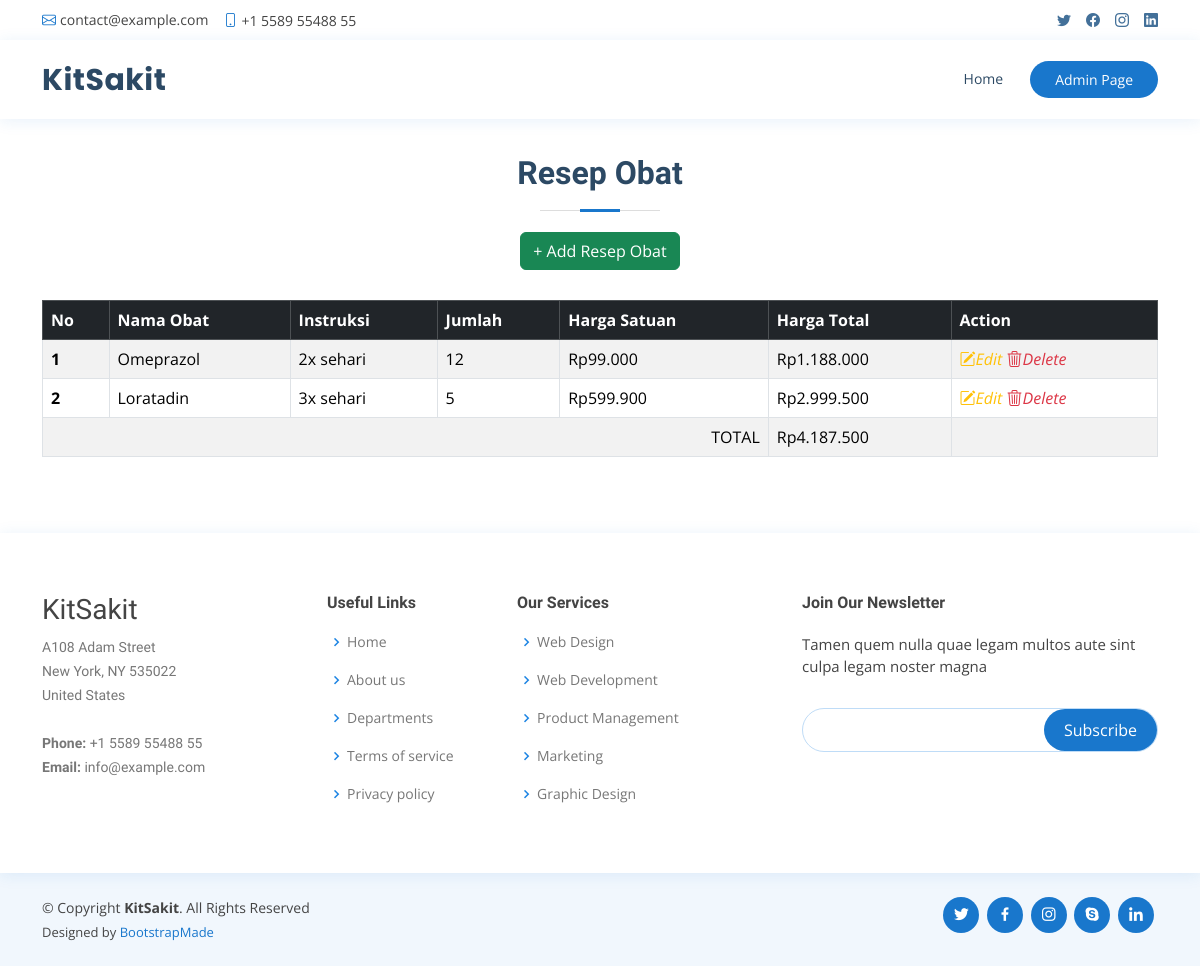
Page /resep_obat.php?id=5 on the committed database.
### tables this page shows
CREATE TABLE `resep_obat`  (
  `id_resep_obat` int NOT NULL AUTO_INCREMENT,
  `jumlah` int NOT NULL,
  `instruksi` varchar(225) NOT NULL,
  `id_rekam_medis` int NOT NULL,
  `id_obat` int NOT NULL,
  PRIMARY KEY (`id_resep_obat`) USING BTREE,
  INDEX `id_rekam_medis`(`id_rekam_medis` ASC) USING BTREE,
  INDEX `id_obat`(`id_obat` ASC) USING BTREE,
  CONSTRAINT `resep_obat_ibfk_1` FOREIGN KEY (`id_rekam_medis`) REFERENCES `rekam_medis` (`id_rekam_medis`) ON DELETE RESTRICT ON UPDATE RESTRICT,
  CONSTRAINT `resep_obat_ibfk_2` FOREIGN KEY (`id_obat`) REFERENCES `obat` (`id_obat`) ON DELETE RESTRICT ON UPDATE RESTRICT
);

CREATE TABLE `obat`  (
  `id_obat` int NOT NULL AUTO_INCREMENT,
  `nama_obat` varchar(225) NOT NULL,
  `deskripsi` varchar(225) NOT NULL,
  `harga` decimal(10, 2) NULL DEFAULT NULL,
  `stok` int NOT NULL,
  `foto_obat` varchar(255) NOT NULL,
  PRIMARY KEY (`id_obat`) USING BTREE
);

### function.php (called while the page is built, shortened)
<?php
    include('config.php');
    function readResepObat($id){
        global $conn;
        $query = "SELECT resep_obat.*, obat.nama_obat, obat.harga FROM resep_obat INNER JOIN obat ON resep_obat.id_obat = obat.id_obat WHERE resep_obat.id_rekam_medis = ".$id;
        $result = mysqli_query($conn, $query);
        return $result;
    }
?>

### resep_obat.php (the view, shortened to what this page needs)
<?php
  include('function.php');
  if(isset($_GET['id'])){
    $idRekamMedis = $_GET['id'];
  }else {
    echo "
    <script>
      alert('Masukkan data id.');
      window.location='admin.php';
    </script>";
  }
  $listResepObat = readResepObat($idRekamMedis);
?>
<!DOCTYPE html>
<html lang="en">
<head>
  <link href="assets/vendor/fontawesome-free/css/all.min.css" rel="stylesheet">
  <link href="assets/vendor/animate.css/animate.min.css" rel="stylesheet">
  <link href="assets/vendor/bootstrap/css/bootstrap.min.css" rel="stylesheet">
  <link href="assets/vendor/bootstrap-icons/bootstrap-icons.css" rel="stylesheet">
  <link href="assets/vendor/boxicons/css/boxicons.min.css" rel="stylesheet">
  <link href="assets/vendor/glightbox/css/glightbox.min.css" rel="stylesheet">
  <link href="assets/vendor/remixicon/remixicon.css" rel="stylesheet">
  <link href="assets/vendor/swiper/swiper-bundle.min.css" rel="stylesheet">
  <link href="assets/css/style.css" rel="stylesheet">
</head>
<body>
  <div id="topbar" class="d-flex align-items-center fixed-top">
    <div class="container d-flex justify-content-between">
      <div class="contact-info d-flex align-items-center">
        <i class="bi bi-envelope"></i> <a href="mailto:contact@example.com">contact@example.com</a>
        <i class="bi bi-phone"></i> +1 5589 55488 55
      </div>
      <div class="d-none d-lg-flex social-links align-items-center">
        <a href="#" class="twitter"><i class="bi bi-twitter"></i></a>
        <a href="#" class="facebook"><i class="bi bi-facebook"></i></a>
        <a href="#" class="instagram"><i class="bi bi-instagram"></i></a>
        <a href="#" class="linkedin"><i class="bi bi-linkedin"></i></i></a>
      </div>
    </div>
  </div>
  <header id="header" class="fixed-top">
    <div class="container d-flex align-items-center">
      <h1 class="logo me-auto"><a href="index.php">KitSakit</a></h1>
      <nav id="navbar" class="navbar order-last order-lg-0">
        <ul>
          <li><a class="nav-link scrollto" href="index.php">Home</a></li>
        </ul>
      </nav>
      <a href="admin.php" class="appointment-btn scrollto">Admin <span class="d-none d-md-inline">Page</span></a>
    </div>
  </header>
  <main id="main" style="padding-top: 70px;">
    <section id="rekam_medis" class="services">
      <div class="container">
        <div class="section-title">
          <h2>Resep Obat</h2>
          <a href="addResepObat.php?id=<?= $idRekamMedis ?>" class="btn btn-success">+ Add Resep Obat</a>
        </div>
        <table class="table table-bordered table-striped table-hover">
            <thead class="table-dark">
                <tr>
                    <th scope="col">No</th>
                    <th scope="col">Nama Obat</th>
                    <th scope="col">Instruksi</th>
                    <th scope="col">Jumlah</th>
                    <th scope="col">Harga Satuan</th>
                    <th scope="col">Harga Total</th>
                    <th scope="col">Action</th>
                </tr>
            </thead>
            <tbody>
            <?php
                $no = 1;
                $hargaTotal = 0;
                foreach($listResepObat as $resepObat){
            ?>
                <tr>
                    <th scope="row"><?= $no ?></td>
                    <td><?= $resepObat['nama_obat'] ?></td>
                    <td><?= $resepObat['instruksi'] ?></td>
                    <td><?= $resepObat['jumlah'] ?></td>
                    <td>Rp<?=number_format($resepObat['harga'],0,"",".")?></td>
                    <td>Rp<?=number_format($resepObat['harga']*$resepObat['jumlah'],0,"",".")?></td>
                    <td>
                        <a href="editResepObat.php?id_resep_obat=<?=$resepObat['id_resep_obat']?>" class="link-warning"><i class="bi bi-pencil-square">Edit</i></a>
                        <a href="deleteResepObat.php?id_resep_obat=<?=$resepObat['id_resep_obat']?>&id_rekam_medis=<?=$idRekamMedis?>" onclick="return confirm('Yakin Hapus?')" class="link-danger"><i class="bi bi-trash3">Delete</i></a>
                    </td>
                </tr>
            <?php
                $hargaTotal += $resepObat['harga']*$resepObat['jumlah'];
                $no += 1;
            }
            ?>
            <tr class="total-row">
                <td colspan="5" style="text-align: right;">TOTAL</td>
                <td>Rp<?=number_format($hargaTotal,0,"",".")?></td>
                <td></td>
            </tr>
            </tbody>
        </table>
      </div>
    </section>
  </main>
  <footer id="footer">
    <div class="footer-top">
      <div class="container">
        <div class="row">
          <div class="col-lg-3 col-md-6 footer-contact">
            <h3>KitSakit</h3>
            <p>
              A108 Adam Street <br>
              New York, NY 535022<br>
              United States <br><br>
              <strong>Phone:</strong> +1 5589 55488 55<br>
              <strong>Email:</strong> info@example.com<br>
            </p>
          </div>
          <div class="col-lg-2 col-md-6 footer-links">
            <h4>Useful Links</h4>
            <ul>
              <li><i class="bx bx-chevron-right"></i> <a href="#">Home</a></li>
              <li><i class="bx bx-chevron-right"></i> <a href="#">About us</a></li>
              <li><i class="bx bx-chevron-right"></i> <a href="#">Departments</a></li>
              <li><i class="bx bx-chevron-right"></i> <a href="#">Terms of service</a></li>
              <li><i class="bx bx-chevron-right"></i> <a href="#">Privacy policy</a></li>
            </ul>
          </div>
          <div class="col-lg-3 col-md-6 footer-links">
            <h4>Our Services</h4>
            <ul>
              <li><i class="bx bx-chevron-right"></i> <a href="#">Web Design</a></li>
              <li><i class="bx bx-chevron-right"></i> <a href="#">Web Development</a></li>
              <li><i class="bx bx-chevron-right"></i> <a href="#">Product Management</a></li>
              <li><i class="bx bx-chevron-right"></i> <a href="#">Marketing</a></li>
              <li><i class="bx bx-chevron-right"></i> <a href="#">Graphic Design</a></li>
            </ul>
          </div>
          <div class="col-lg-4 col-md-6 footer-newsletter">
            <h4>Join Our Newsletter</h4>
            <p>Tamen quem nulla quae legam multos aute sint culpa legam noster magna</p>
            <form action="" method="post">
              <input type="email" name="email"><input type="submit" value="Subscribe">
            </form>
          </div>
        </div>
      </div>
    </div>
    <div class="container d-md-flex py-4">
      <div class="me-md-auto text-center text-md-start">
        <div class="copyright">
          &copy; Copyright <strong><span>KitSakit</span></strong>. All Rights Reserved
        </div>
        <div class="credits">
          Designed by <a href="https://bootstrapmade.com/">BootstrapMade</a>
        </div>
      </div>
      <div class="social-links text-center text-md-right pt-3 pt-md-0">
        <a href="#" class="twitter"><i class="bx bxl-twitter"></i></a>
        <a href="#" class="facebook"><i class="bx bxl-facebook"></i></a>
        <a href="#" class="instagram"><i class="bx bxl-instagram"></i></a>
        <a href="#" class="google-plus"><i class="bx bxl-skype"></i></a>
        <a href="#" class="linkedin"><i class="bx bxl-linkedin"></i></a>
      </div>
    </div>
  </footer>
</body>
</html>

### assets/css/style.css (style rules this page uses)
body { font-family: "Open Sans", sans-serif; color: #444444; }
a { color: #1977cc; text-decoration: none; }
h1, h2, h3, h4, h5, h6 { font-family: "Raleway", sans-serif; }
.total-row { background-color: yellow !important; }
#topbar { background: #fff; height: 40px; font-size: 14px; transition: all 0.5s; z-index: 996; }
#topbar .contact-info a { line-height: 1; color: #444444; transition: 0.3s; }
#topbar .contact-info i { color: #1977cc; padding-right: 4px; margin-left: 15px; line-height: 0; }
#topbar .contact-info i:first-child { margin-left: 0; }
#topbar .social-links a { color: #437099; padding-left: 15px; display: inline-block; line-height: 1px; transition: 0.3s; }
#topbar .social-links a:first-child { border-left: 0; }
#header { background: #fff; transition: all 0.5s; z-index: 997; padding: 15px 0; top: 40px; box-shadow: 0px 2px 15px rgba(25, 119, 204, 0.1); }
#header .logo { font-size: 30px; margin: 0; padding: 0; line-height: 1; font-weight: 700; letter-spacing: 0.5px; font-family: "Poppins", sans-serif; }
#header .logo a { color: #2c4964; }
.appointment-btn { margin-left: 25px; background: #1977cc; color: #fff; border-radius: 50px; padding: 8px 25px; white-space: nowrap; transition: 0.3s; font-size: 14px; display: inline-block; }
.navbar { padding: 0; }
.navbar ul { margin: 0; padding: 0; display: flex; list-style: none; align-items: center; }
.navbar li { position: relative; }
.navbar>ul>li { position: relative; white-space: nowrap; padding: 8px 0 8px 20px; }
.navbar a, .navbar a:focus { display: flex; align-items: center; justify-content: space-between; font-size: 14px; color: #2c4964; white-space: nowrap; transition: 0.3s; border-bottom: 2px solid #fff; padding: 5px 2px; }
section { padding: 60px 0; overflow: hidden; }
.section-title { text-align: center; padding-bottom: 30px; }
.section-title h2 { font-size: 32px; font-weight: bold; margin-bottom: 20px; padding-bottom: 20px; position: relative; color: #2c4964; }
.section-title h2::before { content: ""; position: absolute; display: block; width: 120px; height: 1px; background: #ddd; bottom: 1px; left: calc(50% - 60px); }
.section-title h2::after { content: ""; position: absolute; display: block; width: 40px; height: 3px; background: #1977cc; bottom: 0; left: calc(50% - 20px); }
#footer { color: #444444; font-size: 14px; background: #f1f7fd; }
#footer .footer-top { padding: 60px 0 30px 0; background: #fff; box-shadow: 0px 2px 15px rgba(25, 119, 204, 0.1); }
#footer .footer-top .footer-contact { margin-bottom: 30px; }
#footer .footer-top .footer-contact p { font-size: 14px; line-height: 24px; margin-bottom: 0; font-family: "Raleway", sans-serif; color: #777777; }
#footer .footer-top h4 { font-size: 16px; font-weight: bold; color: #444444; position: relative; padding-bottom: 12px; }
#footer .footer-top .footer-links { margin-bottom: 30px; }
#footer .footer-top .footer-links ul { list-style: none; padding: 0; margin: 0; }
#footer .footer-top .footer-links ul i { padding-right: 2px; color: #1c84e3; font-size: 18px; line-height: 1; }
#footer .footer-top .footer-links ul li { padding: 10px 0; display: flex; align-items: center; }
#footer .footer-top .footer-links ul li:first-child { padding-top: 0; }
#footer .footer-top .footer-links ul a { color: #777777; transition: 0.3s; display: inline-block; line-height: 1; }
#footer .footer-newsletter { font-size: 15px; }
#footer .footer-newsletter h4 { font-size: 16px; font-weight: bold; color: #444444; position: relative; padding-bottom: 12px; }
#footer .footer-newsletter form { margin-top: 30px; background: #fff; padding: 6px 10px; position: relative; border-radius: 50px; text-align: left; border: 1px solid #bfdcf7; }
#footer .footer-newsletter form input[type=email] { border: 0; padding: 4px 8px; width: calc(100% - 100px); }
#footer .footer-newsletter form input[type=submit] { position: absolute; top: 0; right: 0; bottom: 0; border: 0; background: none; font-size: 16px; padding: 0 20px; background: #1977cc; color: #fff; transition: 0.3s; border-radius: 50px; }
#footer .credits { padding-top: 5px; font-size: 13px; color: #444444; }
#footer .social-links a { font-size: 18px; display: inline-block; background: #1977cc; color: #fff; line-height: 1; padding: 8px 0; margin-right: 4px; border-radius: 50%; text-align: center; width: 36px; height: 36px; transition: 0.3s; }

### rows in the picture
resep_obat: id_obat.nama_obat "Omeprazol", instruksi "2x sehari", jumlah "12", id_obat.harga "99.000", $resepObat['harga']*$resepObat['jumlah'] "1.188.000"
resep_obat: id_obat.nama_obat "Loratadin", instruksi "3x sehari", jumlah "5", id_obat.harga "599.900", $resepObat['harga']*$resepObat['jumlah'] "2.999.500"

### other values in the picture
$hargaTotal "4.187.500"
